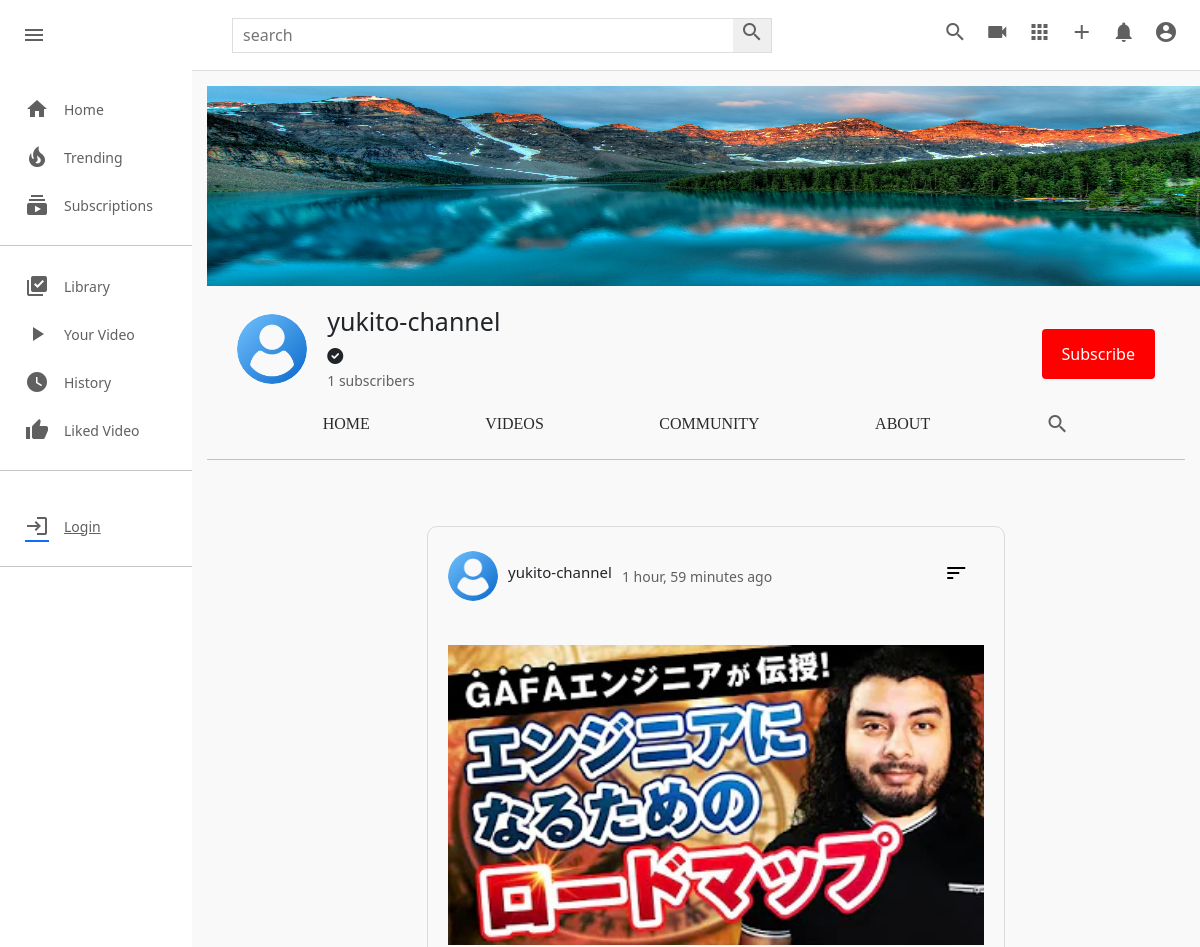
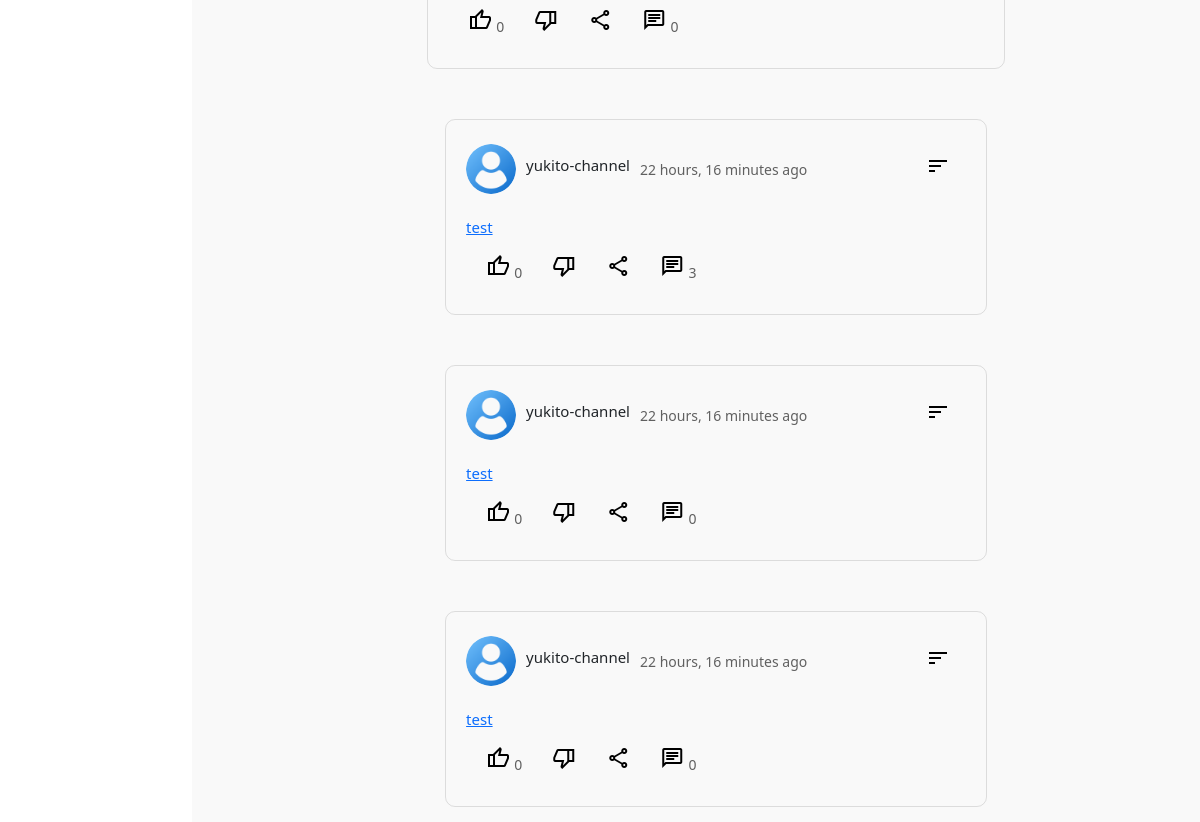
Page /c/1/community/ on the committed database (2 pictures, top to bottom).
### channel/models.py (models this page shows, shortened)
class Channel(models.Model):
    channel_art=models.ImageField(upload_to=user_directory_path,default='images/channel-art.jpg')
    image=models.ImageField(upload_to=user_directory_path,default='images/user-image.png')
    full_name=models.CharField(max_length=100)
    channel_name=models.CharField(max_length=100)
    description=models.TextField(null=True,blank=True)
    keyword=TaggableManager(blank=True)
    date=models.DateTimeField(auto_now_add=True)
    status=models.CharField(choices=STATUS,max_length=100,default='Active')
    user=models.OneToOneField(User,on_delete=models.SET_NULL,null=True,related_name="channel")
    subscribers=models.ManyToManyField(User,related_name="user_subs",blank=True)
    verified=models.BooleanField(default=False)
    total_view=models.PositiveIntegerField(default=0)
    business_email=models.EmailField(null=True,blank=True)
    make_business_email_public=models.BooleanField(default=False)
    business_location=models.CharField(null=True,blank=True,max_length=100)
    make_business_location_public=models.BooleanField(default=False)
    website=models.URLField(default='https://www.udemy.com/home')
    instagram=models.URLField(default='https://www.udemy.com/home')
    facebook=models.URLField(default='https://www.udemy.com/home')
    twitter=models.URLField(default='https://www.udemy.com/home')

class Community(models.Model):
    channel=models.ForeignKey(Channel,on_delete=models.CASCADE)
    image=models.ImageField(upload_to=user_directory_path,null=True,blank=True)
    content=models.TextField(null=True,blank=True)
    date=models.DateTimeField(auto_now_add=True)
    status=models.CharField(choices=STATUS,default='Active',max_length=100)
    likes=models.ManyToManyField(User,blank=True)
    class Meta:
        verbose_name='Community'
        verbose_name_plural='Community Posts'

### channel/views.py (the view)
# urls.py: path("<channel_name>/community/",views.channel_community,name='channel-community'),
def channel_community(request,channel_name):
    channel = get_object_or_404(Channel,id=channel_name)
    community = Community.objects.filter(channel=channel,status='Active').order_by('-date')
    context={
        'channel': channel,
        'community':community,
    }
    return render(request,'channel/channel_community.html',context)

### templates/channel/channel_community.html (shortened to what this page needs)
{% extends 'base.html' %}
{% load static %}
{% block style %}
<link rel="stylesheet" href="{% static 'css/style.css' %}" type="text/css">
<link rel="stylesheet" href="{% static 'css/channel-community.css' %}" type="text/css">
<link rel="stylesheet" href="{% static 'css/channel.css' %}" type="text/css">
{% endblock style %}
{% block content %}
    <div class="mainBody">
        {% include 'partials/sidebar.html' %}
        <div class="videos">
            {% include 'channel/partials/channel-header.html' %}
            <div class="video-container">
                {% for c in community %}
                <div class="content-border">
                    <div class="content-div">
                        <div class="header-comm">
                            <div class="channel-details">
                                {% if c.channel.image %}
                                <img src="{{c.channel.image.url}}" class="channel-img-com" alt="">
                                {% else %}
                                <img src="https://thumbs.dreamstime.com/b/default-avatar-profile-vector-user-profile-default-avatar-profile-vector-user-profile-profile-179376714.jpg" class="channel-img-com" alt="">
                                {% endif %}
                                <h5>{{c.channel.channel_name}}</h5>
                                <span>{{c.date|timesince}} ago</span>
                            </div>
                            <div class="dropdown">
                                <button class="dropbtn">
                                    <i class="material-symbols-outlined">sort</i>
                                </button>
                            </div>
                        </div>
                        <div class="content">
                            <a href="{% url 'channel-community-detail' c.channel.id c.id %}"><h3>{{ c.content|truncatechars:200 }}</h3></a>
                            {% if c.image %}
                            <a href="{% url 'channel-community-detail' c.channel.id c.id %}"><img src="{{c.image.url}}" alt=""></a>
                            {% endif %}
                        </div>
                        <div class="icon-section">
                            <div class="single-icon">
                                <a href="{% url 'com_add_like' c.id %}"><i class="material-icons material-symbols-outlined">thumb_up</i></a>
                                <span>{{c.likes.all.count}}</span>
                            </div>
                            <div class="single-icon">
                                <a href="{% url 'com_add_like' c.id %}"><i class="material-icons material-symbols-outlined">thumb_down</i></a>
                            </div>
                            <div class="single-icon">
                                <i class="material-icons material-symbols-outlined">share</i>
                            </div>
                            <div class="single-icon">
                                <a href=""><i class="material-icons material-symbols-outlined">chat</i></a>
                                <span>{{c.comments.all.count}}</span>
                            </div>
                        </div>
                    </div>
                </div>
                {% endfor %}
            </div>
        </div>
    </div>
{% endblock content %}

### templates/channel/partials/channel-header.html (shortened to what this page needs)
{% include 'partials/alert.html' %}
<div class="channel-art">
    {% if channel.channel_art.url %}
    <img  src="{{ channel.channel_art.url }}" alt="">
    {% else %}
    <img src="https://wallpaper.dog/large/10702685.jpg" alt="">
    {% endif %}
</div>
<div class="channel-header flex">
    <div class="channel-img-title flex">
        {% if channel.image %}
        <img class="img" src="{{channel.image.url}}" alt="">
        {% else %}
        <img class="img" src="https://thumbs.dreamstime.com/b/default-avatar-profile-vector-user-profile-default-avatar-profile-vector-user-profile-profile-179376714.jpg" alt="">
        {% endif %}
        <div class="channel-image-texts">
            <h4 class="flex">{{channel.channel_name}}</h4>
            {% if channel.verified == True %} <i class="fas fa-check-circle"></i> {% endif %} <br>
            <span id="count">{{channel.subscribers.all.count}}</span><span> subscribers</span>
        </div>
    </div>
    <div class="channel-header-btns">
        {% if request.user != channel.user %}
        <div><button id="sub_btn" onclick="addsub()" class="channel-subscribe sub_button_channel">Subscribe</button></div>
        {% endif %}
    </div>
</div>
<div class="channel-header-links flex">
    <a href="{% url 'channel-profile' channel.id %}" class="display-this">Home</a>
    <a href="{% url 'channel-videos' channel.id %}" class="display-this">Videos</a>
    <a href="{% url 'channel-community' channel.id %}" class="dont-display-thdis">Community</a>
    <a href="{% url 'channel-about' channel.id %}" class="displhray-this">About</a>
    <a href="" class="dont-display-this"><i class="material-icons">search</i></a>
</div>
<hr>

### static/css/style.css (style rules this page uses)
* { margin: 0; padding: 0; box-sizing: border-box; }
body { font-family: 'Roboto','sans-serif'; }
.material-icons { color: rgb(96, 96, 96); }
.mainBody { height: calc(100vh - 70px); display: flex; overflow: hidden; }
hr { height: 1px; background-color: #e5e5e5; border: none; }
.videos { background-color: #f9f9f9; width: 100%; height: 100%; padding: 15px 15px; border-top: 1px solid #ddd; overflow-y: scroll; }
.video-container { display: flex; flex-direction: row; justify-content: space-around; flex-wrap: wrap; }
.title a, span { text-decoration: none; color: rgb(96, 96, 96); font-size: 14px; }

### static/css/channel-community.css (style rules this page uses)
.content-border { margin-left: 40px; margin-top: 50px; border: solid 1px rgba(92, 92, 92, 0.185); padding: 20px; border-radius: 10px; }
.header-comm { justify-content: space-between; display: flex; }
.channel-details { display: flex; align-items: center; }
.channel-details img { width: 50px; border-radius: 50px; object-fit: cover; height: 50px; }
.channel-details h5 { font-size: 15px; margin-left: 10px; }
.channel-details span { margin-left: 10px; }
.content h3 { font-size: 15px; width: 500px; text-align: justify; font-weight: 400; margin-top: 20px; }
.content img { width: auto; height: 300px; object-fit: cover; margin-top: 20px; }
.icon-section { display: flex; align-items: center; }
.single-icon { align-items: center; padding: 10px; padding-left: 20px; }
.material-symbols-outlined { transition: 0.5s; color: black; }
.dropdown { float: left; overflow: hidden; }
.dropdown .dropbtn { font-size: 16px; border: none; outline: none; color: black; padding: 14px 16px; background-color: inherit; font-family: inherit; margin: 0; }
.about-right h4, h5 { margin-bottom: 20px; margin-top: 20px; font-size: 15px; font-weight: normal; }
a { text-decoration: none; }

### static/css/channel.css (style rules this page uses)
.channel-art img { width: 1100px; height: 200px; }
.channel-art { width: 1100px; height: 200px; }
.flex { display: flex; }
.channel-header { margin: 20px 30px; align-items: center; justify-content: space-between; }
.channel-img-title { align-items: center; }
.channel-img-title .img { width: 70px; height: 70px; object-fit: cover; border-radius: 50px; }
.channel-img-title .channel-image-texts { margin-left: 20px; }
.channel-image-texts h4 { font-size: 25px; font-weight: 500; }
.channel-header-btns { display: flex; }
.channel-header-btns .channel-subscribe { background-color: rgb(255, 0, 0); color: white; border-radius:4px; }
.channel-header-links { justify-content: space-evenly; }
.channel-header-links a { text-decoration: none; text-transform: uppercase; font-family: poppins; color: rgb(43, 43, 43); font-weight: 500; }
.sub_button_channel { background-color: red; color: white; border: none; margin-top: 10px; padding: 13px 20px; }

### templates/channel/channel_community.html (style rules this page uses)
a { color: black; }

### rows in the picture
Channel: channel_art (picture), image (picture), channel_name "yukito-channel", subscribers.all.count "1"
Community: channel.image (picture), channel.channel_name "yukito-channel", date "1 hour, 59 minutes", image (placeholder picture), likes.all.count "0", comments.all.count "0"
Community: channel.image (picture), channel.channel_name "yukito-channel", date "22 hours, 16 minutes", content "test", likes.all.count "0", comments.all.count "3"
Community: channel.image (picture), channel.channel_name "yukito-channel", date "22 hours, 16 minutes", content "test", likes.all.count "0", comments.all.count "0"
Community: channel.image (picture), channel.channel_name "yukito-channel", date "22 hours, 16 minutes", content "test", likes.all.count "0", comments.all.count "0"
